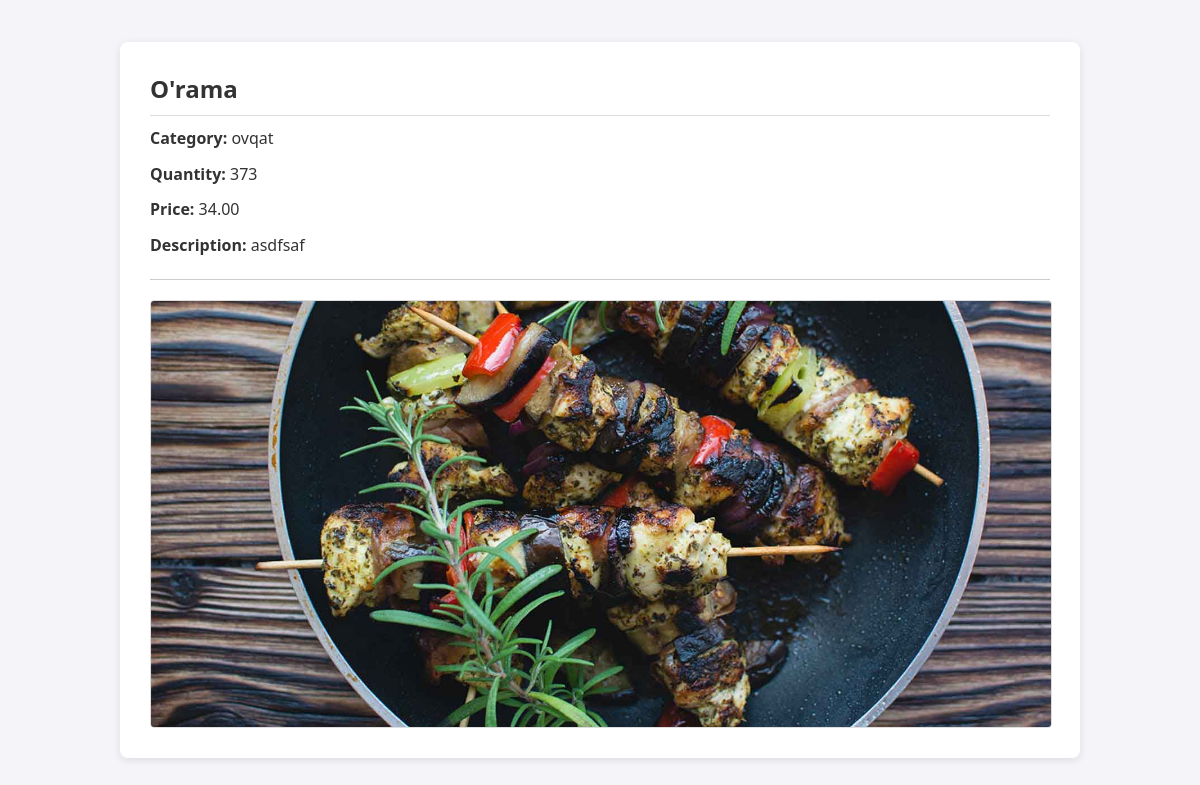
Page /main/back-office/product/detail/1/ on the committed database.
### Goods/models.py (models this page shows, shortened)
class Product(models.Model):
    name:str = models.CharField(max_length=255)
    quantity:int = models.PositiveIntegerField(default=1)
    price:float = models.DecimalField(max_digits=8, decimal_places=2)
    category:Category = models.ForeignKey(Category, on_delete=models.CASCADE)
    description:str = models.TextField()
    def __str__(self):
        return self.name

class Category(models.Model):
    name = models.CharField(max_length=255)
    title = models.TextField()
    img = models.ImageField(upload_to='category_img')

class ProductImg(models.Model):
    product = models.ForeignKey(Product, on_delete=models.CASCADE)
    img = models.ImageField(upload_to='product-img')

### Goods/back-office/product/views.py (the view)
# urls.py: path('detail/<int:id>/', views.detailProduct, name='detailProduct'),
def detailProduct(request, id):
    queryset = models.Product.objects.get(id=id)
    print('queryset',queryset )
    print('id', id)
    querysetImg = models.ProductImg.objects.filter(product_id = id)
    context = {}
    context['queryset'] = queryset
    context['querysetImg'] = querysetImg
    context['images'] = models.ProductImg.objects.filter(product=queryset)
    return render(request, 'back-office/product/detail.html',context)

### templates/back-office/product/detail.html (shortened to what this page needs)
<!DOCTYPE html>
{% load static %}
<html lang="en">
<head>
    <link rel="stylesheet" href="{% static 'assets/css/product-detail.css' %}">
</head>
<body>
    <div class="container">
        <div class="details">
            <h2>{{ queryset.name }}</h2>
            <p><strong>Category:</strong> {{ queryset.category.name }}</p>
            <p><strong>Quantity:</strong> {{ queryset.quantity }}</p>
            <p><strong>Price:</strong> {{ queryset.price }}</p>
            <p><strong>Description:</strong> {{ queryset.description }}</p>
        </div>
        <hr>
        <div class="images">
            {% for image in querysetImg %}
            <img src="{{ image.img.url }}" alt="Product Image" width="200px">
            {% endfor %}
        </div>
    </div>
</body>
</html>

### static/assets/css/product-detail.css (style rules this page uses)
body { font-family: 'Segoe UI', Tahoma, Geneva, Verdana, sans-serif; margin: 0; padding: 0; background-color: #f4f4f9; color: #333; display: flex; justify-content: center; align-items: center; min-height: 100vh; }
h1, h2, h3, p { margin: 10px 0; }
hr { border: 0; height: 1px; background: #ccc; margin: 20px 0; }
.container { max-width: 900px; width: 100%; background-color: #fff; padding: 30px; border-radius: 8px; box-shadow: 0 2px 8px rgba(0, 0, 0, 0.1); }
.details { margin-bottom: 20px; }
.details h2 { margin: 0; padding-bottom: 10px; border-bottom: 1px solid #ddd; }
.details p { margin: 10px 0; line-height: 1.6; }
.images { display: grid; grid-template-columns: repeat(auto-fit, minmax(250px, 1fr)); gap: 15px; }
.images img { width: 100%; height: auto; border: 1px solid #ddd; border-radius: 4px; transition: transform 0.3s ease, box-shadow 0.3s ease; }

### rows in the picture
Product: name "O'rama", category.name "ovqat", quantity "373", price "34.00", description "asdfsaf"
ProductImg: img (picture)
